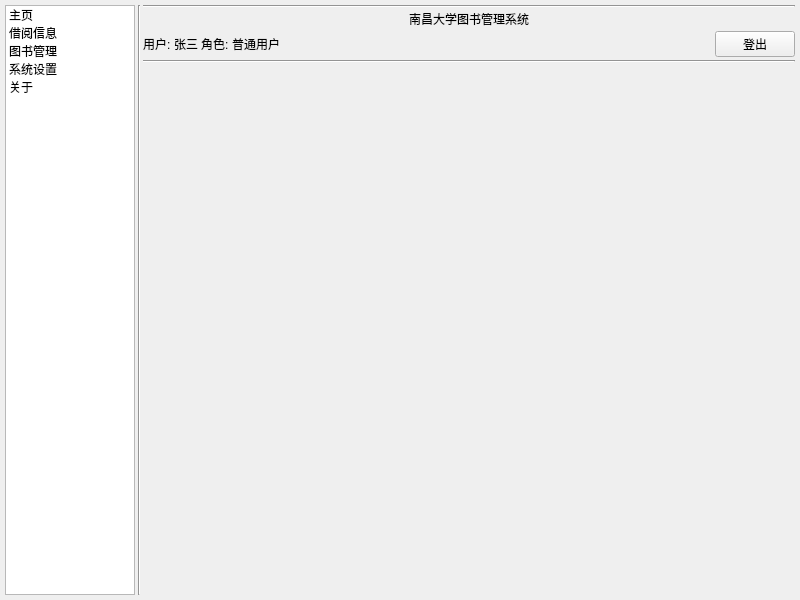
<?xml version="1.0" encoding="UTF-8"?>
<ui version="4.0">
 <class>MainWindow</class>
 <widget class="QMainWindow" name="MainWindow">
  <property name="geometry">
   <rect>
    <x>0</x>
    <y>0</y>
    <width>800</width>
    <height>600</height>
   </rect>
  </property>
  <property name="windowTitle">
   <string>MainWindow</string>
  </property>
  <widget class="QWidget" name="centralwidget">
   <layout class="QGridLayout" name="gridLayout">
    <property name="leftMargin">
     <number>5</number>
    </property>
    <property name="topMargin">
     <number>5</number>
    </property>
    <property name="rightMargin">
     <number>5</number>
    </property>
    <property name="bottomMargin">
     <number>5</number>
    </property>
    <property name="spacing">
     <number>3</number>
    </property>
    <item row="0" column="0">
     <layout class="QHBoxLayout" name="horizontalLayout_2" stretch="1,0,5">
      <item>
       <widget class="QListWidget" name="listWidget">
        <property name="maximumSize">
         <size>
          <width>200</width>
          <height>16777215</height>
         </size>
        </property>
        <item>
         <property name="text">
          <string>主页</string>
         </property>
        </item>
        <item>
         <property name="text">
          <string>借阅信息</string>
         </property>
        </item>
        <item>
         <property name="text">
          <string>图书管理</string>
         </property>
        </item>
        <item>
         <property name="text">
          <string>系统设置</string>
         </property>
        </item>
        <item>
         <property name="text">
          <string>关于</string>
         </property>
        </item>
       </widget>
      </item>
      <item>
       <widget class="Line" name="line">
        <property name="maximumSize">
         <size>
          <width>2</width>
          <height>16777215</height>
         </size>
        </property>
        <property name="styleSheet">
         <string notr="true">background-color: rgb(222, 222, 222);</string>
        </property>
        <property name="orientation">
         <enum>Qt::Vertical</enum>
        </property>
       </widget>
      </item>
      <item>
       <layout class="QVBoxLayout" name="verticalLayout_2">
        <item>
         <layout class="QVBoxLayout" name="verticalLayout">
          <item>
           <widget class="Line" name="line_3">
            <property name="maximumSize">
             <size>
              <width>16777215</width>
              <height>2</height>
             </size>
            </property>
            <property name="styleSheet">
             <string notr="true">background-color: rgb(222, 222, 222);</string>
            </property>
            <property name="orientation">
             <enum>Qt::Horizontal</enum>
            </property>
           </widget>
          </item>
          <item>
           <widget class="QLabel" name="label">
            <property name="styleSheet">
             <string notr="true">font: 14pt &quot;宋体&quot;;</string>
            </property>
            <property name="text">
             <string>南昌大学图书管理系统</string>
            </property>
            <property name="alignment">
             <set>Qt::AlignCenter</set>
            </property>
           </widget>
          </item>
          <item>
           <layout class="QHBoxLayout" name="horizontalLayout">
            <item>
             <widget class="QLabel" name="label_2">
              <property name="styleSheet">
               <string notr="true">font: 12pt &quot;宋体&quot;;</string>
              </property>
              <property name="text">
               <string>用户:</string>
              </property>
             </widget>
            </item>
            <item>
             <widget class="QLabel" name="current_username_label">
              <property name="styleSheet">
               <string notr="true">font: 12pt &quot;宋体&quot;;</string>
              </property>
              <property name="text">
               <string>张三</string>
              </property>
             </widget>
            </item>
            <item>
             <widget class="QLabel" name="label_4">
              <property name="styleSheet">
               <string notr="true">font: 12pt &quot;宋体&quot;;</string>
              </property>
              <property name="text">
               <string>角色:</string>
              </property>
             </widget>
            </item>
            <item>
             <widget class="QLabel" name="current_role_label">
              <property name="styleSheet">
               <string notr="true">font: 12pt &quot;宋体&quot;;</string>
              </property>
              <property name="text">
               <string>普通用户</string>
              </property>
             </widget>
            </item>
            <item>
             <spacer name="horizontalSpacer">
              <property name="orientation">
               <enum>Qt::Horizontal</enum>
              </property>
              <property name="sizeHint" stdset="0">
               <size>
                <width>40</width>
                <height>20</height>
               </size>
              </property>
             </spacer>
            </item>
            <item>
             <widget class="QPushButton" name="pushButton">
              <property name="styleSheet">
               <string notr="true">font: 12pt &quot;宋体&quot;;</string>
              </property>
              <property name="text">
               <string>登出</string>
              </property>
             </widget>
            </item>
           </layout>
          </item>
         </layout>
        </item>
        <item>
         <widget class="Line" name="line_2">
          <property name="maximumSize">
           <size>
            <width>16777215</width>
            <height>2</height>
           </size>
          </property>
          <property name="styleSheet">
           <string notr="true">background-color: rgb(222, 222, 222);</string>
          </property>
          <property name="orientation">
           <enum>Qt::Horizontal</enum>
          </property>
         </widget>
        </item>
        <item>
         <widget class="QStackedWidget" name="stackedWidget">
          <property name="currentIndex">
           <number>0</number>
          </property>
          <widget class="QWidget" name="page"/>
          <widget class="QWidget" name="page_2"/>
         </widget>
        </item>
       </layout>
      </item>
     </layout>
    </item>
   </layout>
  </widget>
  <widget class="QMenuBar" name="menubar">
   <property name="geometry">
    <rect>
     <x>0</x>
     <y>0</y>
     <width>800</width>
     <height>30</height>
    </rect>
   </property>
  </widget>
 </widget>
 <resources/>
 <connections/>
</ui>
